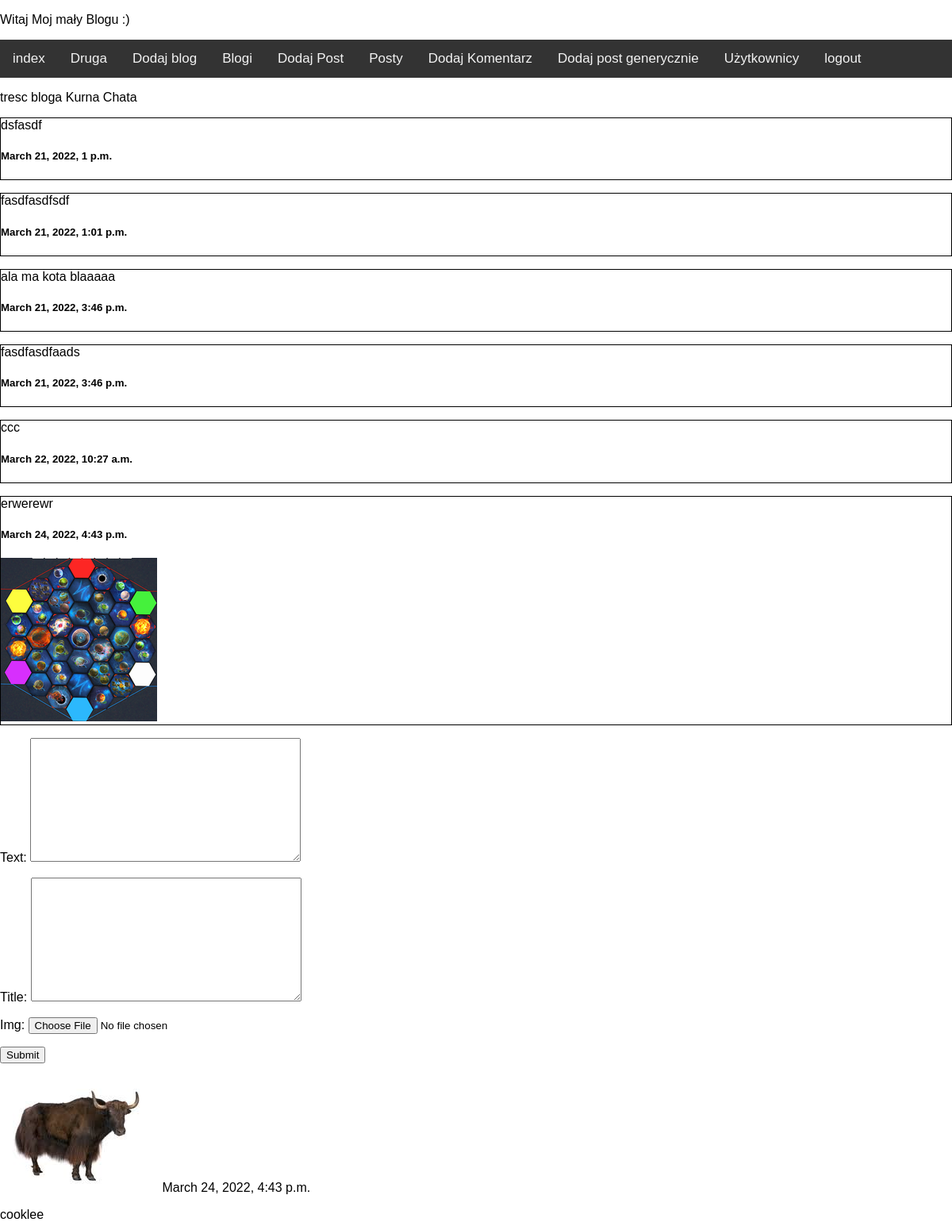
/blog_app/blog/1/ (signed in), run on the app's committed database.
### blog_app/models.py (models this page shows, shortened)
class Blog(models.Model):
    name = models.CharField(max_length=30)
    topic = models.CharField(max_length=30)
    creation_date = models.DateTimeField(auto_now_add=True)
    author = models.ForeignKey(User, on_delete=models.SET_NULL, null=True)
    def __str__(self):
        return self.name

class Post(models.Model):
    text = models.TextField()
    title = models.TextField(default="")
    creation_date = models.DateTimeField(auto_now_add=True)
    blog = models.ForeignKey(Blog, on_delete=models.CASCADE)
    img = models.ImageField(null=True)

### blog_app/views.py (the view, shortened to what this page needs)
# urls.py: path('blog/<int:id>/', views.ShowDetailBlog.as_view(), name='show_detail_blog'),
class ShowDetailBlog(View):
    def get(self, request, id):
        form = AddPostModelForm()
        blog = Blog.objects.get(pk=id)
        return render(request, "blog_detail.html", {'blog': blog, 'form': form})

### blog_app/forms.py
class AddPostModelForm(forms.ModelForm):
    class Meta:
        model = Post
        exclude = ['blog', 'creation_date']

### blog_app/context_processor.py (called while the page is built)
def get_date(request):
    return {'date':datetime.now()}

### templates/blog_detail.html (shortened to what this page needs)
{% extends 'base.html' %}
{% block sikorka %}
    <div>
    tresc bloga {{ blog }} {{ blog.author.username }}
    {% for post in blog.post_set.all %}
    <p>
    <div style="border: solid; border-width: 1px;">
        {{ post.text }}
        <h5>{{ post.creation_date }}</h5>
        {% if post.img %}
            <img src="{{ post.img.url }}">
        {% endif %}
    </div>
    </p>
    {% endfor %}
    </div>
     <form method="post" enctype="multipart/form-data">
        {{ form.as_p }}
        <input type="submit">
    </form>
{% endblock %}

### templates/base.html (shortened to what this page needs)
<!doctype html>
{% load static %}
<html lang="en">
<head>
    <link rel="stylesheet" type="text/css" href="{% static 'css/base.css' %}">
</head>
<body>
<p>Witaj Moj mały Blogu :)</p>
<div class="topnav">
    <a href="{% url 'index' %}">index</a>
    <a href="{% url 'index2' %}">Druga</a>
    <a href="{% url 'add_blog' %}">Dodaj blog</a>
    <a href="{% url 'show_blog' %}">Blogi</a>
    <a href="{% url 'add_post' %}">Dodaj Post</a>
    <a href="{% url 'show_post' %}">Posty</a>
    <a href="{% url 'add_comment' %}">Dodaj Komentarz</a>
    <a href="{% url 'gen_post_create_view' %}">Dodaj post generycznie</a>
  <a href="{% url 'userlist' %}">Użytkownicy</a>
    {% if user.is_authenticated %}
        <a href="{% url 'logout' %}"> logout</a>
    {% else %}
        <a href="{% url 'login' %}"> login</a>
        <a href="{% url 'register' %}"> register</a>
    {% endif %}
</div>
<p>
    {% block sikorka %}{% endblock %}
</p>
<p><img src="{% static 'pobrane.jfif' %}"> {{ date }}</p>
{{ user }}
</body>
</html>

### blog_app/static/css/base.css (style rules this page uses)
body { margin: 0; font-family: Arial, Helvetica, sans-serif; }
.topnav { overflow: hidden; background-color: #333; }
.topnav a { float: left; color: #f2f2f2; text-align: center; padding: 14px 16px; text-decoration: none; font-size: 17px; }

### data on the page
Blog: name "Kurna Chata"
Post: text "dsfasdf", creation_date "March 21, 2022, 1 p.m."
Post: text "fasdfasdfsdf", creation_date "March 21, 2022, 1:01 p.m."
Post: text "ala ma kota blaaaaa", creation_date "March 21, 2022, 3:46 p.m."
Post: text "fasdfasdfaads", creation_date "March 21, 2022, 3:46 p.m."
Post: text "ccc", creation_date "March 22, 2022, 10:27 a.m."
Post: text "erwerewr", creation_date "March 24, 2022, 4:43 p.m.", img (picture)

### other printed values
{{ user }} "cooklee"
